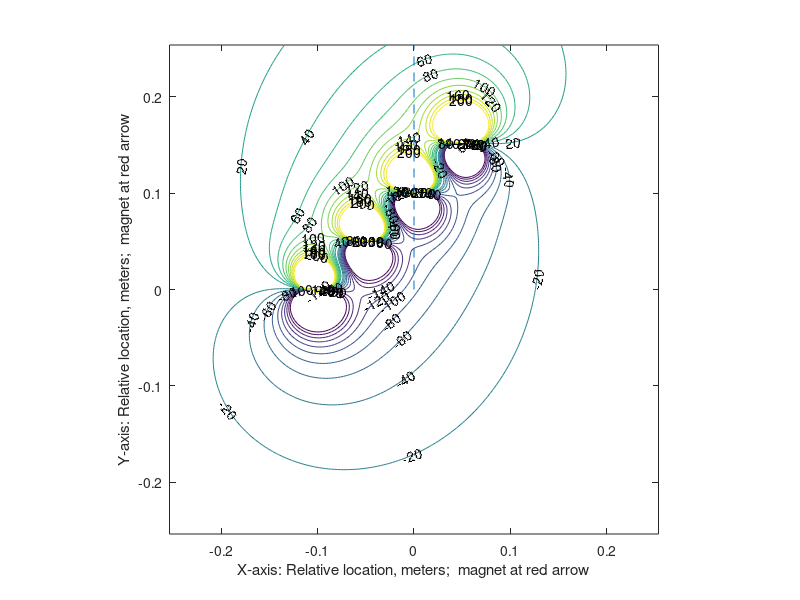

Source code (MATLAB): (Note: this script raises an error after producing the figure.)
% Compute magnetic field in one plane around dipole 
% with known radius, a, and magnetization, M.
% Dipole is aligned with y axis, where theta defined as zero.
% Display centers of square grid elements.

clear

format short

Mag = 11e5;             % magnetization of rare earth magnet, amps/meter
a = (0.75/2) / 39.37;   % magnet radius, meters
mu_0 = 4*pi*1e-7;       % permeability of vacuum, farads/meter
S = 2 / 39.37;          % Physical side length of each square, meters
N_0 = 5;                % Number of squares in the half-side length of calculation domain
F = 16;                 % Fineness factor: number of points calculated along each square
                        % side length; make > 1 for smooth plot.
N =   1 + 2*F*N_0;      % Number of calculation squares, odd, in array
dx = S/F;               % Physical step size in calculated grid: small for smoothness; needed for gradient calculation

XC = 1 + (N-1)/2;
YC = 1 + (N-1)/2;

%location of first magnet
Xshift1 = 2*S;
Yshift1 = 0*S;

%set Xdist & Ydist
[Xdist, Ydist] = meshgrid(1:N, 1:N);
Xdist = dx*(Xdist-XC);
Ydist = dx*(Ydist-YC);

%Shift first magnet appropriately
Xdist = Xdist+Xshift1;
Ydist = Ydist+Yshift1;

%calculate angle of first magnet
rho1 = ((Xdist.^2) + (Ydist.^2)).^0.5;
Theta1 = atan2(Ydist, Xdist);
Theta1 = Theta1-pi/2;

% Potential of 3-D dipole, SFW, p 350,
% with p = 4*pi * a^3 * Mag / 3
% Phi = cos(Theta);
% Phi = Phi  ./ rho .^2;
% Phi = Phi  * 4*pi * Mag * a^3 / 3;
% Phi = Phi  / (4*pi);
Phi1 = cos(Theta1)*Mag*a^3./(3*rho1.^2);   %Calculate potential, condensed into one line

%shift location of second magnet
Xshift2 = 1*S;
Yshift2 = -1*S;

%reset Xdist & Ydist
[Xdist, Ydist] = meshgrid(1:N, 1:N);
Xdist = dx*(Xdist-XC);
Ydist = dx*(Ydist-YC);

%shift magnet 2
Xdist = Xdist+Xshift2;
Ydist = Ydist+Yshift2;

%calculate angle of second magnet
rho2 = ((Xdist.^2) + (Ydist.^2)).^0.5;
Theta2 = atan2(Ydist, Xdist);
Theta2 = Theta2-pi/2; % Put theta = 0 along vertical axis (y axis).

%calculate potential
Phi2 = cos(Theta2)*Mag*a^3./(3*rho2.^2);   %condensed into one line

%location of third magnet
Xshift3 = 0*S;
Yshift3 = -2*S;

%reset Xdist & Ydist
[Xdist, Ydist] = meshgrid(1:N, 1:N);
Xdist = dx*(Xdist-XC);
Ydist = dx*(Ydist-YC);

%Shift third magnet appropriately
Xdist = Xdist+Xshift3;
Ydist = Ydist+Yshift3;

%calculate angle of first magnet
rho3 = ((Xdist.^2) + (Ydist.^2)).^0.5;
Theta3 = atan2(Ydist, Xdist);
Theta3 = Theta3-pi/2; % Put theta = 0 along vertical axis (y axis).

% Potential of 3-D dipole, SFW, p 350,
% with p = 4*pi * a^3 * Mag / 3
% Phi = cos(Theta);
% Phi = Phi  ./ rho .^2;
% Phi = Phi  * 4*pi * Mag * a^3 / 3;
% Phi = Phi  / (4*pi);
Phi3 = cos(Theta3)*Mag*a^3./(3*rho3.^2);   %Calculate potential, condensed into one line

%location of fourth magnet
Xshift4 = -1*S;
Yshift4 = -3*S;

%reset Xdist & Ydist
[Xdist, Ydist] = meshgrid(1:N, 1:N);
Xdist = dx*(Xdist-XC);
Ydist = dx*(Ydist-YC);

%Shift fourth magnet appropriately
Xdist = Xdist+Xshift4;
Ydist = Ydist+Yshift4;

%calculate angle of fourth magnet
rho4 = ((Xdist.^2) + (Ydist.^2)).^0.5;
Theta4 = atan2(Ydist, Xdist);
Theta4 = Theta4 - pi/2; 

% Potential of 3-D dipole, SFW, p 350,
% with p = 4*pi * a^3 * Mag / 3
% Phi = cos(Theta);
% Phi = Phi  ./ rho .^2;
% Phi = Phi  * 4*pi * Mag * a^3 / 3;
% Phi = Phi  / (4*pi);
Phi4 = cos(Theta4)*Mag*a^3./(3*rho4.^2);   %Calculate potential, condensed into one line

%total potential is sum of the magnets!
Phi = Phi1+Phi2+Phi3+Phi4;

% Labels for axes of contour plot, meters
X = 1:N;
X = X - floor(N/2) - 1;
X = dx * X;
Y = X;

Levels = 20:20:200;    % Levels to be labeled in potential contour plot
q = length(Levels);
Levels(q+1:2*q) = -Levels;      % Include symmetric negative levels

figure(1)
[C, H] = contour(X, Y, Phi, Levels);
clabel(C, H, Levels)
xlabel('X-axis: Relative location, meters;  magnet at red arrow')
ylabel('Y-axis: Relative location, meters;  magnet at red arrow')
grid off
axis equal
hold on
plot([0 0],[0 max(Y)], '--')
% Plot an 'X' at center of each square on playing grid
q = (N-1)/(2*F);
for i=(-q+1):1:(q-1)
    for j=(-q):1:(q)
        plot(dx*F*(i), dx*F*(j),'X');
    end
end
hold off
% Draw arrow at location of magnet.
% Add offset to X and Y vectors to shift arrow to new location.
hold on
plot(-Xshift1, -Yshift1, '*r', 'LineWidth',1.5);
plot(-Xshift2, -Yshift2, '*r', 'LineWidth',1.5);
plot(-Xshift3, -Yshift3, '*r', 'LineWidth',1.5);
plot(-Xshift4, -Yshift4, '*r', 'LineWidth',1.5);
hold off
title('Potential Phi;  X denotes center of each square')
text(S/4, 0.55*max(Y), 'Theta=0: orientation of dipole')
text(S/4, 0.50*max(Y), 'Positive theta is CCW, as usual')
figure(gcf)
axis([-0.24 0.24 -0.01 0.24])
orient portrait

% Take gradient of potential to find fields:
[B_x, B_y] = gradient(Phi, dx);
B_x = - B_x;
B_y = - B_y;
B_x = mu_0 * 1000 * B_x;  % Convert to B, then to milliTesla
B_x = abs(B_x);
B_y = mu_0 * 1000 * B_y;  % Convert to B, then to milliTesla
B_y = abs(B_y);

Levels = [ 0.5 1 4];    % Levels to be labeled in field contour plot
q = length(Levels);
Levels(q+1:2*q) = -Levels;      % Include symmetric negative levels

figure(2)
[C, H] = contour(X, Y, B_y, Levels);
clabel(C, H, Levels)
xlabel('X-axis: Relative location, meters;  magnet at red arrow')
ylabel('Y-axis: Relative location, meters;  magnet at red arrow')
grid off
axis equal
hold on
plot([0 0],[0 max(Y)], '--')
% Plot an 'X' at center of each square on playing grid
q = (N-1)/(2*F);
for i=(-q+1):1:(q-1)
    for j=(-q):1:(q)
        plot(dx*F*(i), dx*F*(j),'X');
    end
end
hold off
% Draw arrow at location of magnet.
% Add offset to X and Y vectors to shift arrow to new location.
hold on
plot(-Xshift1, -Yshift1, '*r', 'LineWidth',1.5);
plot(-Xshift2, -Yshift2, '*r', 'LineWidth',1.5);
plot(-Xshift3, -Yshift3, '*r', 'LineWidth',1.5);
plot(-Xshift4, -Yshift4, '*r', 'LineWidth',1.5);
hold off
title('Absolute Value of Y-directed B field, in milliTesla;  X denotes center of each square')
text(S/4, 0.85*max(Y), 'Theta=0: orientation of dipole')
text(S/4, 0.80*max(Y), 'Positive theta is CCW, as usual')
text(-0.23, 0.85*max(Y), 'Array design by <YOUR NAME>')
figure(gcf)
axis([-0.24 0.24 -0.01 0.24])
orient portrait

figure(3)
[C, H] = contour(X, Y, B_x, Levels);
clabel(C, H, Levels)
xlabel('X-axis: Relative location, meters;  magnet at red arrow')
ylabel('Y-axis: Relative location, meters;  magnet at red arrow')
grid off
axis equal
hold on
plot([0 0],[0 max(Y)], '--')
% Plot an 'X' at center of each square on playing grid
q = (N-1)/(2*F);
for i=(-q+1):1:(q-1)
    for j=(-q):1:(q)
        plot(dx*F*(i), dx*F*(j),'X');
    end
end
hold off
% Draw arrow at location of magnet.
% Add offset to X and Y vectors to shift arrow to new location.
hold on
plot(-Xshift1, -Yshift1, '*r', 'LineWidth',1.5);
plot(-Xshift2, -Yshift2, '*r', 'LineWidth',1.5);
plot(-Xshift3, -Yshift3, '*r', 'LineWidth',1.5);
plot(-Xshift4, -Yshift4, '*r', 'LineWidth',1.5);
hold off
title('Absolute Value of X-directed B field, in milliTesla;  X denotes center of each square')
text(S/4, 0.85*max(Y), 'Theta=0: orientation of dipole')
text(S/4, 0.80*max(Y), 'Positive theta is CCW, as usual')
text(-0.23, 0.85*max(Y), 'Array design by <YOUR NAME>')
figure(gcf)
axis([-0.24 0.24 -0.01 0.24])
orient portrait